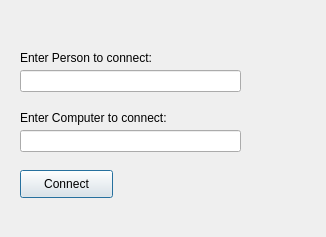
<?xml version="1.0" encoding="UTF-8"?>
<ui version="4.0">
 <class>connectDialog</class>
 <widget class="QDialog" name="connectDialog">
  <property name="geometry">
   <rect>
    <x>0</x>
    <y>0</y>
    <width>326</width>
    <height>237</height>
   </rect>
  </property>
  <property name="windowTitle">
   <string>Dialog</string>
  </property>
  <widget class="QLabel" name="label">
   <property name="geometry">
    <rect>
     <x>20</x>
     <y>50</y>
     <width>171</width>
     <height>16</height>
    </rect>
   </property>
   <property name="font">
    <font>
     <pointsize>9</pointsize>
    </font>
   </property>
   <property name="text">
    <string>Enter Person to connect:</string>
   </property>
  </widget>
  <widget class="QLineEdit" name="inputPerson">
   <property name="geometry">
    <rect>
     <x>20</x>
     <y>70</y>
     <width>221</width>
     <height>22</height>
    </rect>
   </property>
  </widget>
  <widget class="QLineEdit" name="inputComputer">
   <property name="geometry">
    <rect>
     <x>20</x>
     <y>130</y>
     <width>221</width>
     <height>22</height>
    </rect>
   </property>
   <property name="text">
    <string/>
   </property>
  </widget>
  <widget class="QLabel" name="label_2">
   <property name="geometry">
    <rect>
     <x>20</x>
     <y>110</y>
     <width>191</width>
     <height>16</height>
    </rect>
   </property>
   <property name="font">
    <font>
     <pointsize>9</pointsize>
    </font>
   </property>
   <property name="text">
    <string>Enter Computer to connect:</string>
   </property>
  </widget>
  <widget class="QPushButton" name="connectButton">
   <property name="geometry">
    <rect>
     <x>20</x>
     <y>170</y>
     <width>93</width>
     <height>28</height>
    </rect>
   </property>
   <property name="text">
    <string>Connect</string>
   </property>
  </widget>
 </widget>
 <resources/>
 <connections/>
</ui>
